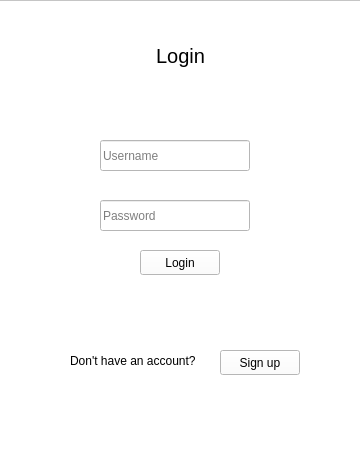
<?xml version="1.0" encoding="UTF-8"?>
<ui version="4.0">
 <class>Form</class>
 <widget class="QWidget" name="Form">
  <property name="geometry">
   <rect>
    <x>0</x>
    <y>0</y>
    <width>360</width>
    <height>450</height>
   </rect>
  </property>
  <property name="windowTitle">
   <string>Form</string>
  </property>
  <property name="styleSheet">
   <string notr="true">background-color: rgb(255, 255, 255);</string>
  </property>
  <widget class="QPushButton" name="loginButton">
   <property name="geometry">
    <rect>
     <x>140</x>
     <y>250</y>
     <width>80</width>
     <height>25</height>
    </rect>
   </property>
   <property name="text">
    <string>Login</string>
   </property>
  </widget>
  <widget class="QLineEdit" name="username">
   <property name="geometry">
    <rect>
     <x>100</x>
     <y>140</y>
     <width>150</width>
     <height>31</height>
    </rect>
   </property>
   <property name="placeholderText">
    <string>Username</string>
   </property>
  </widget>
  <widget class="QLineEdit" name="password">
   <property name="geometry">
    <rect>
     <x>100</x>
     <y>200</y>
     <width>150</width>
     <height>31</height>
    </rect>
   </property>
   <property name="echoMode">
    <enum>QLineEdit::Password</enum>
   </property>
   <property name="placeholderText">
    <string>Password</string>
   </property>
  </widget>
  <widget class="QLabel" name="formTitle">
   <property name="geometry">
    <rect>
     <x>0</x>
     <y>40</y>
     <width>361</width>
     <height>31</height>
    </rect>
   </property>
   <property name="font">
    <font>
     <pointsize>15</pointsize>
    </font>
   </property>
   <property name="text">
    <string>Login</string>
   </property>
   <property name="alignment">
    <set>Qt::AlignCenter</set>
   </property>
  </widget>
  <widget class="QListView" name="listView">
   <property name="geometry">
    <rect>
     <x>-10</x>
     <y>0</y>
     <width>371</width>
     <height>451</height>
    </rect>
   </property>
  </widget>
  <widget class="QLabel" name="noAccount">
   <property name="geometry">
    <rect>
     <x>70</x>
     <y>350</y>
     <width>151</width>
     <height>21</height>
    </rect>
   </property>
   <property name="text">
    <string>Don't have an account?</string>
   </property>
  </widget>
  <widget class="QPushButton" name="signupButton">
   <property name="geometry">
    <rect>
     <x>220</x>
     <y>350</y>
     <width>80</width>
     <height>25</height>
    </rect>
   </property>
   <property name="text">
    <string>Sign up</string>
   </property>
  </widget>
  <zorder>listView</zorder>
  <zorder>loginButton</zorder>
  <zorder>username</zorder>
  <zorder>password</zorder>
  <zorder>formTitle</zorder>
  <zorder>noAccount</zorder>
  <zorder>signupButton</zorder>
 </widget>
 <resources/>
 <connections/>
</ui>
